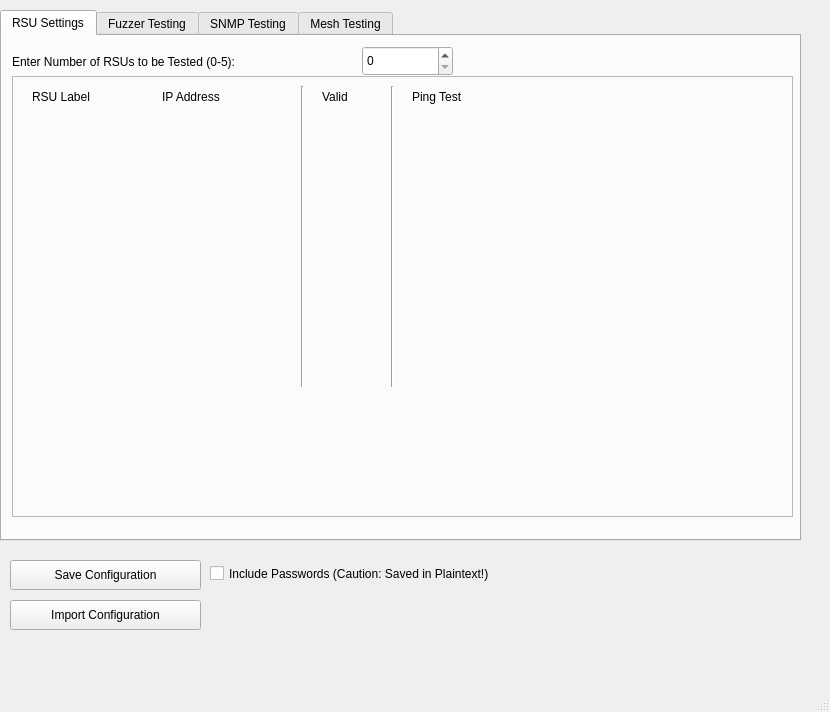
<?xml version="1.0" encoding="UTF-8"?>
<ui version="4.0">
 <class>CV2X_Automated_Tester</class>
 <widget class="QMainWindow" name="CV2X_Automated_Tester">
  <property name="geometry">
   <rect>
    <x>0</x>
    <y>0</y>
    <width>830</width>
    <height>712</height>
   </rect>
  </property>
  <property name="windowTitle">
   <string>C-V2X Automated Tester</string>
  </property>
  <property name="windowIcon">
   <iconset>
    <normaloff>favicon.png</normaloff>favicon.png</iconset>
  </property>
  <widget class="QWidget" name="centralwidget">
   <widget class="QTabWidget" name="tabWidget">
    <property name="geometry">
     <rect>
      <x>0</x>
      <y>10</y>
      <width>801</width>
      <height>531</height>
     </rect>
    </property>
    <property name="currentIndex">
     <number>0</number>
    </property>
    <widget class="QWidget" name="tab">
     <attribute name="title">
      <string>RSU Settings</string>
     </attribute>
     <widget class="QSpinBox" name="rsuCount_spinBox">
      <property name="geometry">
       <rect>
        <x>360</x>
        <y>10</y>
        <width>91</width>
        <height>30</height>
       </rect>
      </property>
      <property name="maximum">
       <number>5</number>
      </property>
     </widget>
     <widget class="QLabel" name="label">
      <property name="geometry">
       <rect>
        <x>10</x>
        <y>10</y>
        <width>351</width>
        <height>31</height>
       </rect>
      </property>
      <property name="text">
       <string>Enter Number of RSUs to be Tested (0-5):</string>
      </property>
     </widget>
     <widget class="QFrame" name="rsu_frame">
      <property name="geometry">
       <rect>
        <x>10</x>
        <y>40</y>
        <width>781</width>
        <height>441</height>
       </rect>
      </property>
      <property name="frameShape">
       <enum>QFrame::StyledPanel</enum>
      </property>
      <property name="frameShadow">
       <enum>QFrame::Raised</enum>
      </property>
      <widget class="QLabel" name="label_2">
       <property name="geometry">
        <rect>
         <x>20</x>
         <y>10</y>
         <width>101</width>
         <height>21</height>
        </rect>
       </property>
       <property name="text">
        <string>RSU Label</string>
       </property>
      </widget>
      <widget class="QLabel" name="label_3">
       <property name="geometry">
        <rect>
         <x>150</x>
         <y>10</y>
         <width>101</width>
         <height>21</height>
        </rect>
       </property>
       <property name="text">
        <string>IP Address</string>
       </property>
      </widget>
      <widget class="Line" name="line">
       <property name="geometry">
        <rect>
         <x>280</x>
         <y>10</y>
         <width>20</width>
         <height>301</height>
        </rect>
       </property>
       <property name="orientation">
        <enum>Qt::Vertical</enum>
       </property>
      </widget>
      <widget class="QLabel" name="label_4">
       <property name="geometry">
        <rect>
         <x>310</x>
         <y>10</y>
         <width>101</width>
         <height>21</height>
        </rect>
       </property>
       <property name="text">
        <string>Valid</string>
       </property>
      </widget>
      <widget class="Line" name="line_2">
       <property name="geometry">
        <rect>
         <x>370</x>
         <y>10</y>
         <width>20</width>
         <height>301</height>
        </rect>
       </property>
       <property name="orientation">
        <enum>Qt::Vertical</enum>
       </property>
      </widget>
      <widget class="QLabel" name="label_5">
       <property name="geometry">
        <rect>
         <x>400</x>
         <y>10</y>
         <width>101</width>
         <height>21</height>
        </rect>
       </property>
       <property name="text">
        <string>Ping Test</string>
       </property>
      </widget>
     </widget>
    </widget>
    <widget class="QWidget" name="tab_2">
     <attribute name="title">
      <string>Fuzzer Testing</string>
     </attribute>
     <widget class="QTabWidget" name="fuzzer_tabWidget">
      <property name="geometry">
       <rect>
        <x>10</x>
        <y>10</y>
        <width>781</width>
        <height>471</height>
       </rect>
      </property>
     </widget>
    </widget>
    <widget class="QWidget" name="tab_3">
     <attribute name="title">
      <string>SNMP Testing</string>
     </attribute>
     <widget class="QTabWidget" name="snmp_tabWidget">
      <property name="geometry">
       <rect>
        <x>10</x>
        <y>10</y>
        <width>781</width>
        <height>471</height>
       </rect>
      </property>
     </widget>
    </widget>
    <widget class="QWidget" name="tab_4">
     <attribute name="title">
      <string>Mesh Testing</string>
     </attribute>
     <widget class="QTabWidget" name="mesh_tabWidget">
      <property name="geometry">
       <rect>
        <x>10</x>
        <y>40</y>
        <width>781</width>
        <height>441</height>
       </rect>
      </property>
     </widget>
     <widget class="QComboBox" name="mesh_top_comboBox">
      <property name="geometry">
       <rect>
        <x>10</x>
        <y>10</y>
        <width>51</width>
        <height>29</height>
       </rect>
      </property>
      <item>
       <property name="text">
        <string>---</string>
       </property>
      </item>
      <item>
       <property name="text">
        <string>A</string>
       </property>
      </item>
      <item>
       <property name="text">
        <string>B</string>
       </property>
      </item>
      <item>
       <property name="text">
        <string>C</string>
       </property>
      </item>
      <item>
       <property name="text">
        <string>D</string>
       </property>
      </item>
      <item>
       <property name="text">
        <string>E</string>
       </property>
      </item>
      <item>
       <property name="text">
        <string>F</string>
       </property>
      </item>
     </widget>
     <widget class="QLabel" name="label_6">
      <property name="geometry">
       <rect>
        <x>70</x>
        <y>10</y>
        <width>91</width>
        <height>21</height>
       </rect>
      </property>
      <property name="text">
       <string>OBU Port</string>
      </property>
     </widget>
     <widget class="QPushButton" name="mesh_test_pushButton">
      <property name="geometry">
       <rect>
        <x>655</x>
        <y>10</y>
        <width>131</width>
        <height>31</height>
       </rect>
      </property>
      <property name="text">
       <string>Test All Mesh</string>
      </property>
     </widget>
    </widget>
   </widget>
   <widget class="QPushButton" name="SAVE_pushButton">
    <property name="geometry">
     <rect>
      <x>10</x>
      <y>560</y>
      <width>191</width>
      <height>30</height>
     </rect>
    </property>
    <property name="text">
     <string>Save Configuration</string>
    </property>
   </widget>
   <widget class="QCheckBox" name="SAVE_checkBox">
    <property name="geometry">
     <rect>
      <x>210</x>
      <y>560</y>
      <width>411</width>
      <height>27</height>
     </rect>
    </property>
    <property name="text">
     <string>Include Passwords (Caution: Saved in Plaintext!)</string>
    </property>
   </widget>
   <widget class="QPushButton" name="IMPORT_pushButton">
    <property name="geometry">
     <rect>
      <x>10</x>
      <y>600</y>
      <width>191</width>
      <height>30</height>
     </rect>
    </property>
    <property name="text">
     <string>Import Configuration</string>
    </property>
   </widget>
  </widget>
  <widget class="QMenuBar" name="menubar">
   <property name="geometry">
    <rect>
     <x>0</x>
     <y>0</y>
     <width>830</width>
     <height>26</height>
    </rect>
   </property>
  </widget>
  <widget class="QStatusBar" name="statusbar"/>
 </widget>
 <resources/>
 <connections/>
</ui>
